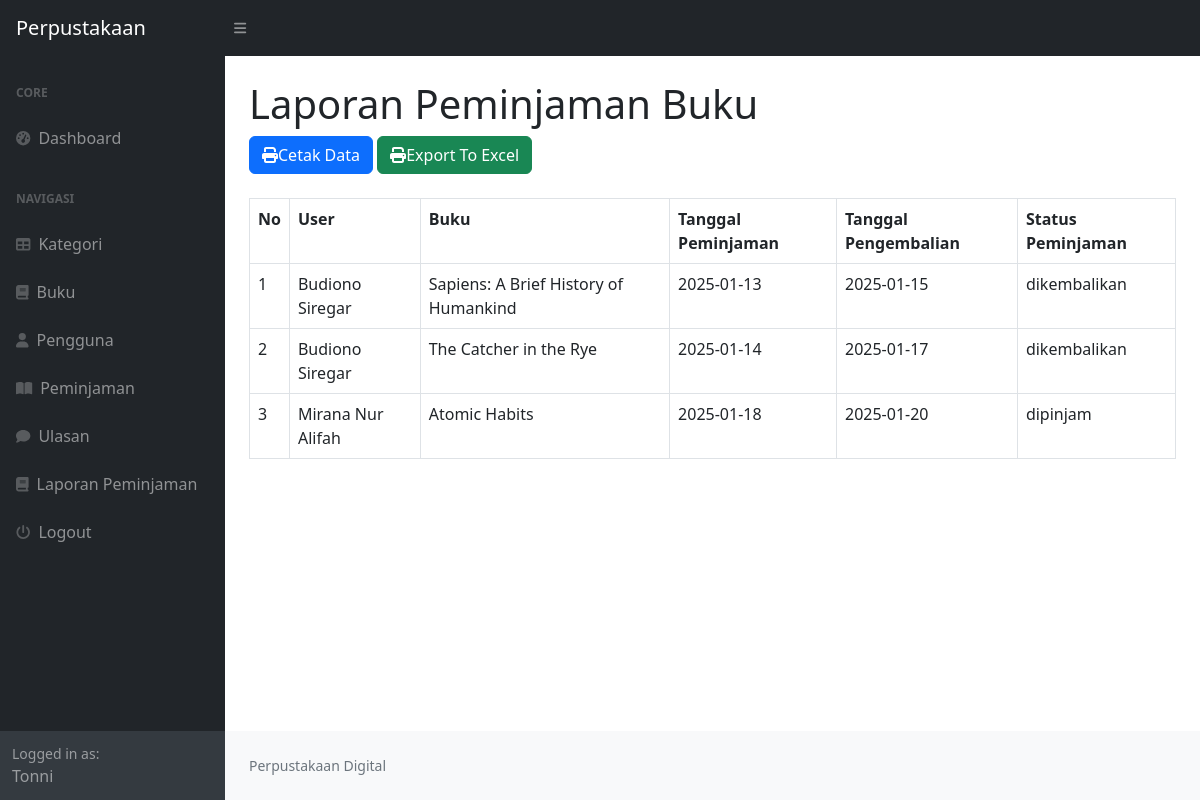
The app's page /index.php?page=laporan (signed in), older data.
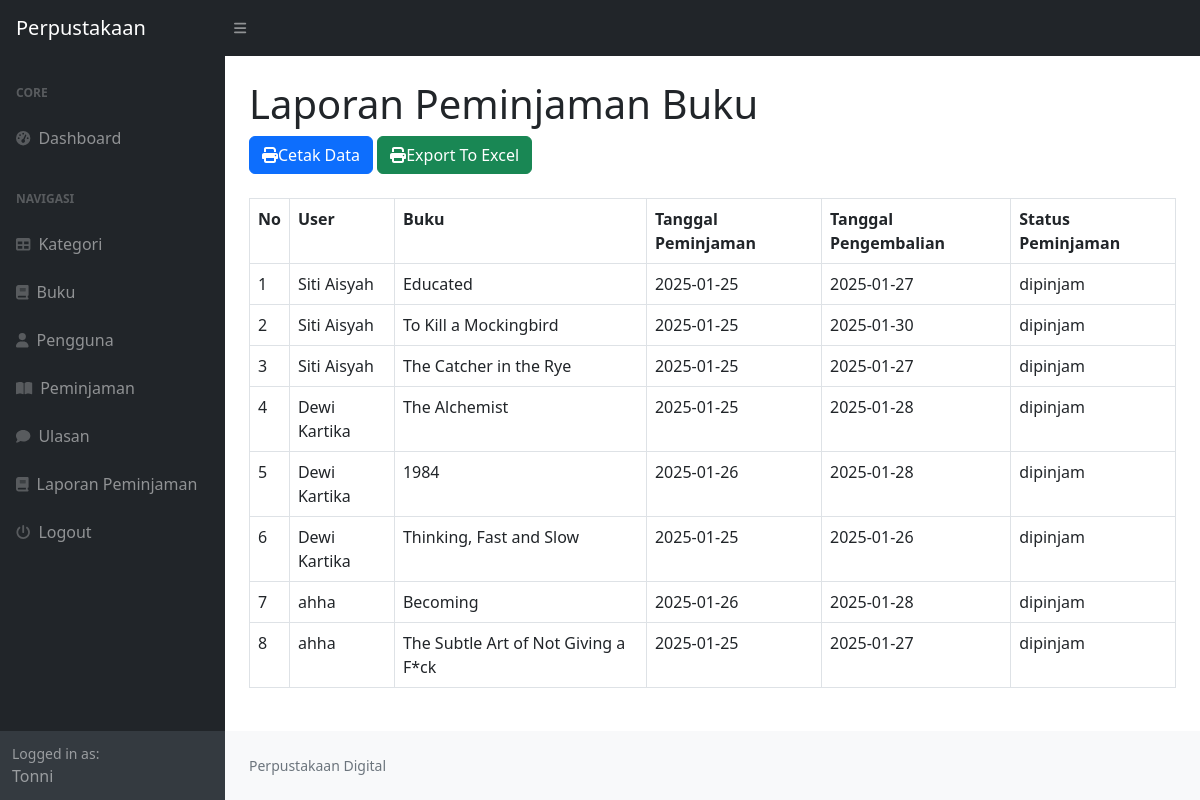
The same page, newer data.
### tables this page shows
CREATE TABLE `peminjaman` (
  `id_peminjaman` int NOT NULL,
  `id_user` int DEFAULT NULL,
  `id_buku` int DEFAULT NULL,
  `tanggal_peminjaman` varchar(255) DEFAULT NULL,
  `tanggal_pengembalian` varchar(255) DEFAULT NULL,
  `status_peminjaman` enum('dipinjam','dikembalikan') DEFAULT NULL
);

CREATE TABLE `user` (
  `id_user` int NOT NULL,
  `nama` varchar(255) DEFAULT NULL,
  `username` varchar(255) DEFAULT NULL,
  `password` varchar(255) DEFAULT NULL,
  `email` varchar(255) DEFAULT NULL,
  `alamat` text,
  `no_telepon` varchar(255) DEFAULT NULL,
  `level` enum('admin','peminjam') DEFAULT NULL
);

CREATE TABLE `buku` (
  `id_buku` int NOT NULL,
  `id_kategori` int DEFAULT NULL,
  `judul` varchar(255) DEFAULT NULL,
  `penulis` varchar(255) DEFAULT NULL,
  `penerbit` varchar(255) DEFAULT NULL,
  `tahun_terbit` varchar(255) DEFAULT NULL,
  `deskripsi` text
);

### laporan.php (the view, shortened to what this page needs)
<h1 class="mt-4">Laporan Peminjaman Buku</h1>
<div class="row">
    <div class="col-md-12">
        <a href="cetak.php" target="_blank" class="btn btn-primary"><i class="fa fa-print"></i>Cetak Data</a>
        <a href="cetak_excel.php" target="_blank" class="btn btn-success"><i class="fa fa-print"></i>Export To Excel</a>
        <br>
        <br>
        <table class="table table-bordered" id="dataTable" width="100%" cellspacin="5">
            <tr>
                <th>No</th>
                <th>User</th>
                <th>Buku</th>
                <th>Tanggal Peminjaman</th>
                <th>Tanggal Pengembalian</th>
                <th>Status Peminjaman</th>
            </tr>
            <?php
            $i = 1;
                $query = mysqli_query($koneksi, "SELECT * FROM peminjaman LEFT JOIN user on user.id_user = peminjaman.id_user LEFT JOIN buku on buku.id_buku = peminjaman.id_buku");
                while($data = mysqli_fetch_array($query)){
                    ?>
                    <tr>
                        <td><?php echo $i++?></td>
                        <td><?php echo $data['nama']; ?></td>
                        <td><?php echo $data['judul']; ?></td>
                        <td><?php echo $data['tanggal_peminjaman']; ?></td>
                        <td><?php echo $data['tanggal_pengembalian']; ?></td>
                        <td><?php echo $data['status_peminjaman']; ?></td>
                    <tr>
                        <?php
                }
            ?>
        </table>
    </div>
</div>

Row changes from the older to the newer data that the page shows:
removed peminjaman: id_user.nama "Budiono Siregar", id_buku.judul "Sapiens: A Brief History of Humankind", tanggal_peminjaman "2025-01-13", tanggal_pengembalian "2025-01-15", status_peminjaman "dikembalikan"
removed peminjaman: id_user.nama "Budiono Siregar", id_buku.judul "The Catcher in the Rye", tanggal_peminjaman "2025-01-14", tanggal_pengembalian "2025-01-17", status_peminjaman "dikembalikan"
removed peminjaman: id_user.nama "Mirana Nur Alifah", id_buku.judul "Atomic Habits", tanggal_peminjaman "2025-01-18", tanggal_pengembalian "2025-01-20", status_peminjaman "dipinjam"
added peminjaman: id_user.nama "Siti Aisyah", id_buku.judul "Educated", tanggal_peminjaman "2025-01-25", tanggal_pengembalian "2025-01-27", status_peminjaman "dipinjam"
added peminjaman: id_user.nama "Siti Aisyah", id_buku.judul "To Kill a Mockingbird", tanggal_peminjaman "2025-01-25", tanggal_pengembalian "2025-01-30", status_peminjaman "dipinjam"
added peminjaman: id_user.nama "Siti Aisyah", id_buku.judul "The Catcher in the Rye", tanggal_peminjaman "2025-01-25", tanggal_pengembalian "2025-01-27", status_peminjaman "dipinjam"
added peminjaman: id_user.nama "Dewi Kartika", id_buku.judul "The Alchemist", tanggal_peminjaman "2025-01-25", tanggal_pengembalian "2025-01-28", status_peminjaman "dipinjam"
added peminjaman: id_user.nama "Dewi Kartika", id_buku.judul "1984", tanggal_peminjaman "2025-01-26", tanggal_pengembalian "2025-01-28", status_peminjaman "dipinjam"
added peminjaman: id_user.nama "Dewi Kartika", id_buku.judul "Thinking, Fast and Slow", tanggal_peminjaman "2025-01-25", tanggal_pengembalian "2025-01-26", status_peminjaman "dipinjam"
added peminjaman: id_user.nama "ahha", id_buku.judul "Becoming", tanggal_peminjaman "2025-01-26", tanggal_pengembalian "2025-01-28", status_peminjaman "dipinjam"
added peminjaman: id_user.nama "ahha", id_buku.judul "The Subtle Art of Not Giving a F*ck", tanggal_peminjaman "2025-01-25", tanggal_pengembalian "2025-01-27", status_peminjaman "dipinjam"
